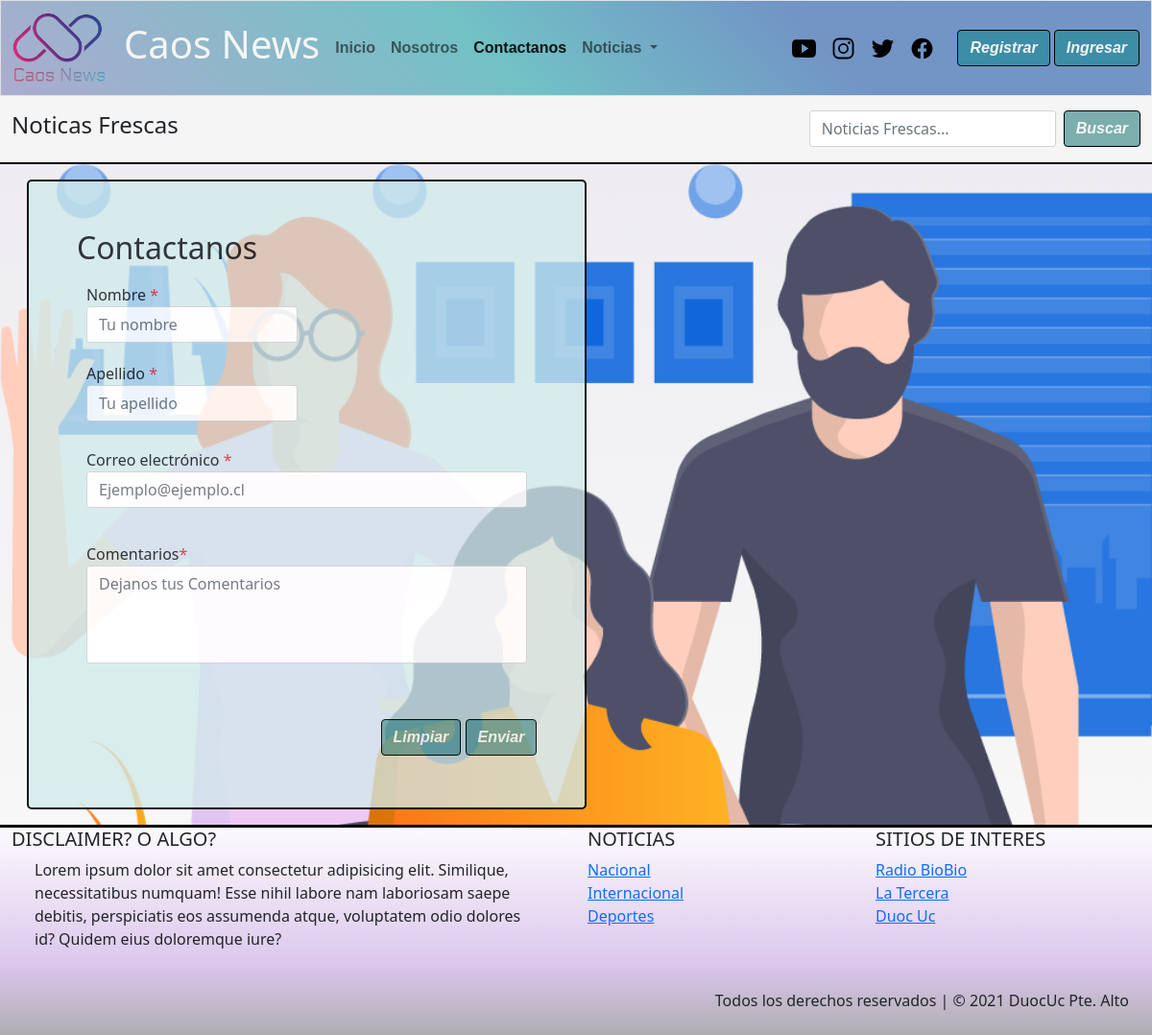
/contacto/, run on the app's committed database.
### caos_news/models.py (models this page shows, shortened)
class Categoria(models.Model):
    cod_catg = models.IntegerField(primary_key=True)
    nombre_catg = models.CharField(max_length=50)

### caos_news/views.py (the view, shortened to what this page needs)
# urls.py: path('contacto/',contactanos,name='contac'),
def contactanos(request):
    categoria = Categoria.objects.all()
    context = {"categorias":categoria}
    return  render(request,"Contacto.html",context)

### caos_news/templates/Contacto.html (shortened to what this page needs)
{% extends 'base.html' %}
{% load static %}
{% block link_activos %}
<ul class="navbar-nav me-auto mb-2 mb-lg-0">
    <li class="nav-item">
        <a class="nav-link" aria-current="page" href="{% url 'index'%}">Inicio</a>
    </li>
    <li class="nav-item">
        <a class="nav-link" href="{% url 'nos' %}">Nosotros</a>
    </li>
    <li class="nav-item">
        <a class="nav-link active" href="{% url 'contac' %}">Contactanos</a>
    </li>
    <li class="nav-item dropdown">
        <a class="nav-link dropdown-toggle" href="#" id="navbarDropdown" role="button" data-bs-toggle="dropdown"
            aria-expanded="false">
            Noticias
        </a>
    </li>
    {% endblock link_activos %}
    {% block contenido %}
    <main>
        <nav class="navbar sticky-top" id="barra-busqueda">
            <div class="container-fluid ">
                <span class="navbar-text">
                {% if user.is_authenticated %}
                    <h4> Bienvenido(a) {{user.first_name}} {{user.last_name}} </h4>
                {% else %}
                    <h4>Noticas Frescas</h4>
                {% endif %}
                </span>
                <form class="d-flex" method="POST" action="{% url 'filter_d'%}">
                    <input class="form-control me-2" type="search" placeholder="Noticias Frescas..." name="txtbusqueda" aria-label="Search">
                    <button id="boton" class="btn btn-outline" type="submit">Buscar</button>
                </form>
            </div>
        </nav>
        <section class="container-fluid bg-contacto">
            <div class="container-fluid animate__animated animate__fadeInLeft">
                <div class="form-contact">
                    <h2>Contactanos</h2>
                    <form action="{% url 'contac' %}" method="POST" name="contacto"
                        onsubmit="return va_formulario(event)">
                        <div class="form-row mb-2">
                            <div class="form-group col-md-6">
                                <label class="font-weight-bold">Nombre <span id="nombre_span"
                                        class="text-danger">*</span></label>
                                <input id="txtnombre" name="txtnombre" type="text" class="form-control"
                                    placeholder="Tu nombre" oninput="validar_nombre()" minlength="3" maxlength="25"
                                    pattern="[A-Za-z]+" required>
                            </div>
                            <div class="form-group col-md-6">
                                <label class="font-weight-bold">Apellido <span id="apellido_span"
                                        class="text-danger">*</span></label>
                                <input id="txtap" name="txtapellido" type="text" class="form-control"
                                    placeholder="Tu apellido" oninput="validar_apellido()" minlength="3" maxlength="25"
                                    pattern="[A-Za-z]+" required>
                            </div>
                        </div>
                        <div class="form-group mb-3">
                            <label class="font-weight-bold">Correo electrónico <span id="mail_span"
                                    class="text-danger">*</span></label>
                            <input id="txtmail" name="txtmail" type="email" class="form-control"
                                placeholder="Ejemplo@ejemplo.cl" oninput="validar_email()" required>
                        </div>
                        <div class="form-group mb-5">
                            <label class="font-weight-bold">Comentarios<span id="com_span"
                                    class="text-danger">*</span></label>
                            <textarea id="txtcoment" name="txtcoment" class="form-control"
                                style="resize: none; height: 102px; width: 100%;"
                                placeholder="Dejanos tus Comentarios"></textarea>
                        </div>
                        <div class="text-end">
                            <button class="btn btn-outline width-100 col-btn-sm mb-1" type="reset"
                                id="boton">Limpiar</button>
                            <button class="btn btn-outline width-100 col-btn-sm mb-1" type="submit"
                                id="boton">Enviar</button>
                        </div>
                    </form>
                </div>
            </div>
        </section>
        {% endblock contenido %}
        {% block categorias %}
    {% for x in categorias %}
        <li><a href="{% url 'categ' x.nombre_catg %}"> {{x.nombre_catg}}</a></li>
        {% endfor %}
    {% endblock categorias %}

### data on the page
Categoria: nombre_catg "Nacional"
Categoria: nombre_catg "Internacional"
Categoria: nombre_catg "Deportes"
